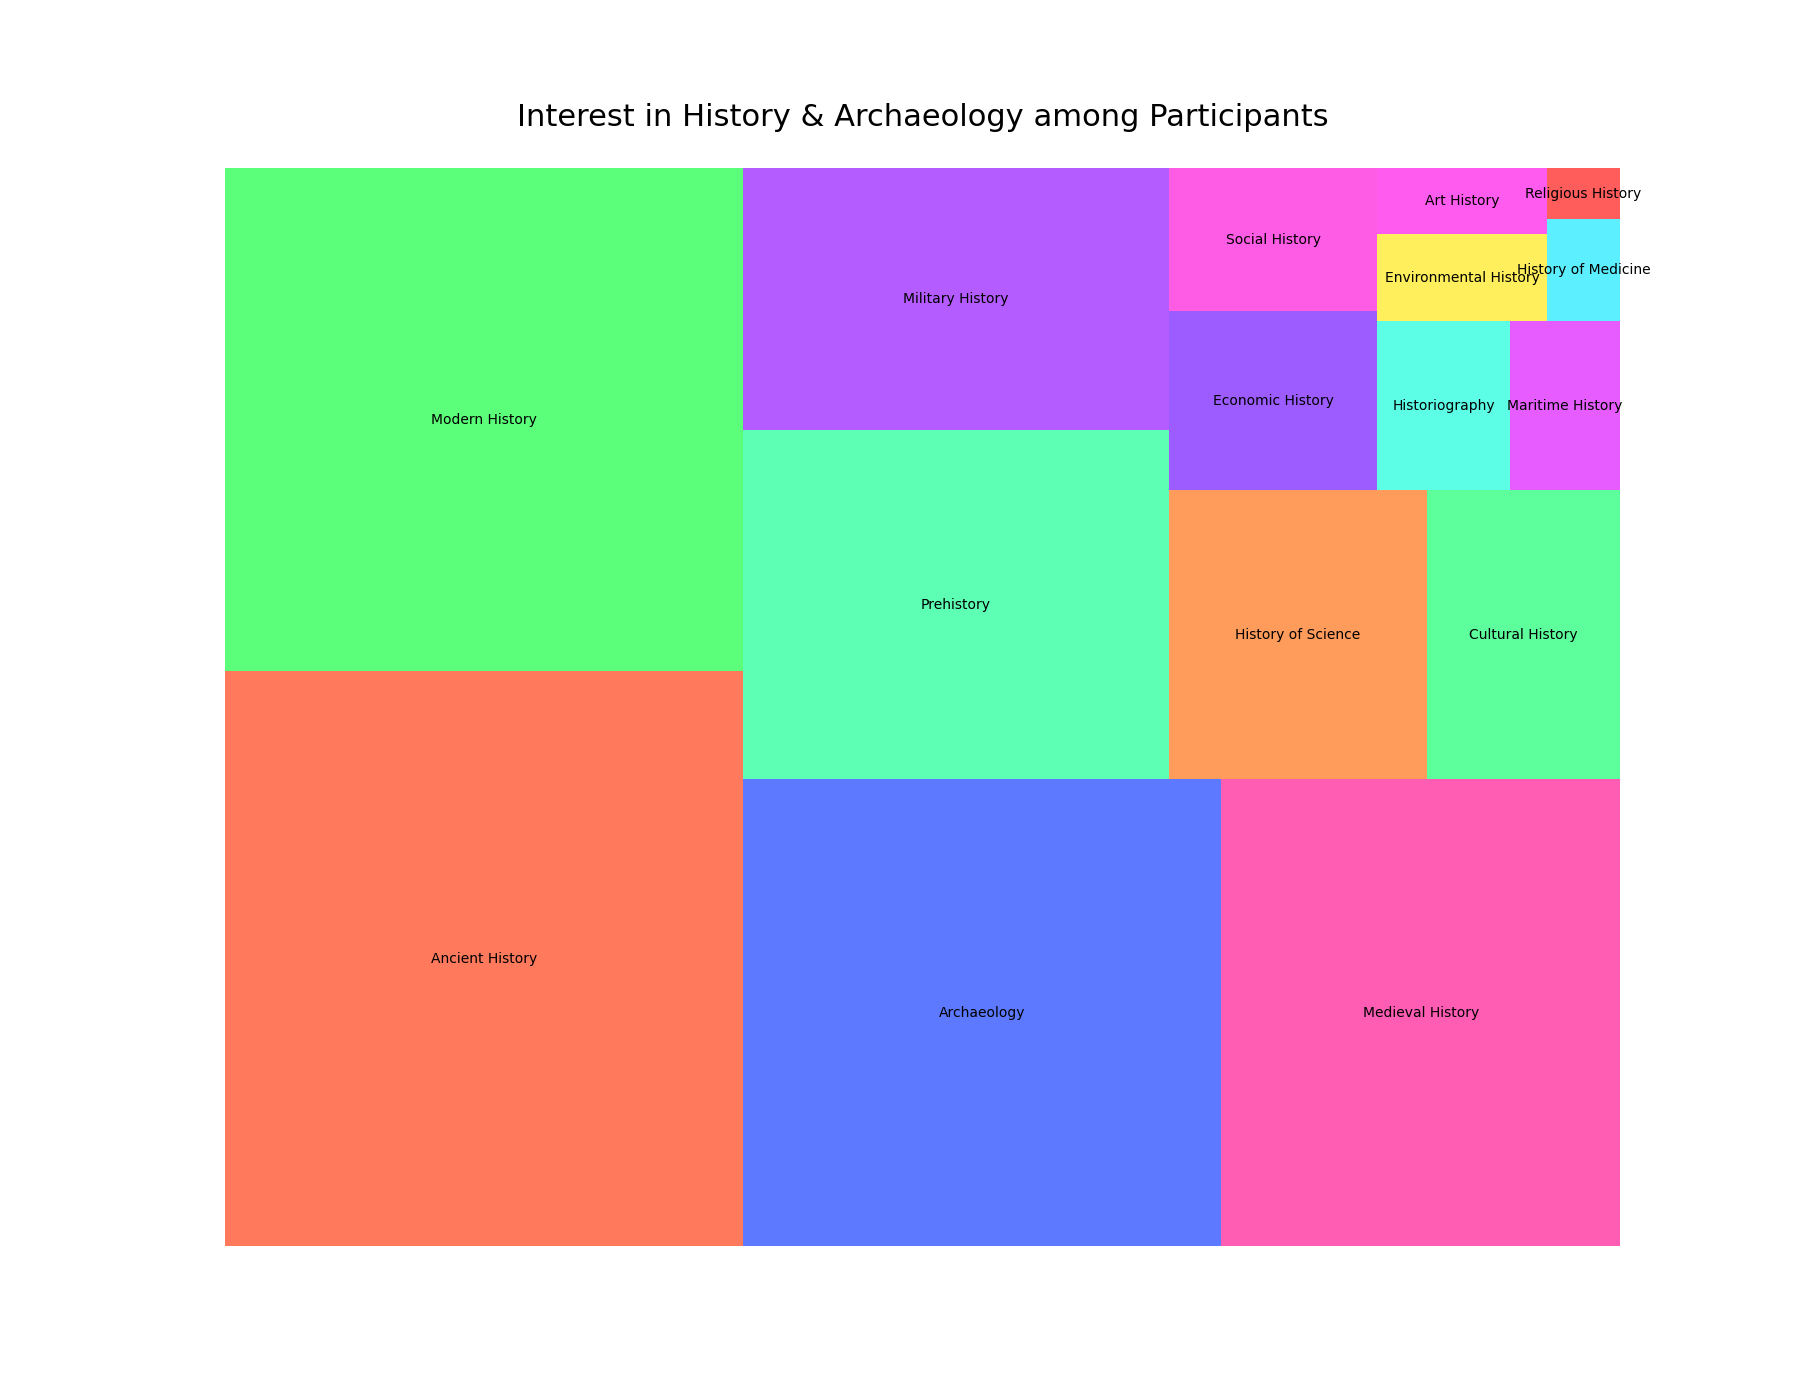

The Python source for this figure:

import matplotlib.pyplot as plt
import pandas as pd
import squarify

data = {
    'Topic': ['Ancient History', 'Modern History', 'Archaeology', 'Medieval History', 'Prehistory', 
              'Military History', 'History of Science', 'Cultural History', 'Economic History', 
              'Social History', 'Historiography', 'Maritime History', 'Environmental History', 
              'Art History', 'History of Medicine', 'Religious History'],
    'Participants': [800, 700, 600, 500, 400, 300, 200, 150, 100, 80, 60, 50, 40, 30, 20, 10],
    'Percentage': [0.20, 0.175, 0.15, 0.125, 0.10, 0.075, 0.05, 0.0375, 0.025, 0.02, 0.015, 0.0125, 0.01, 0.0075, 0.005, 0.0025]
}

df = pd.DataFrame(data)

colors = ['#FF5733', '#33FF57', '#3357FF', '#FF33A1', '#33FFA1', '#A133FF', '#FF8333', 
          '#33FF83', '#8333FF', '#FF33E0', '#33FFE0', '#E033FF', '#FFEB33', '#FF33EB', 
          '#33EBFF', '#FF3333']

plt.figure(figsize=(18, 14))
squarify.plot(sizes=df['Percentage'], label=df['Topic'], color=colors, alpha=0.8)
plt.title('Interest in History & Archaeology among Participants', fontsize=22, pad=30)
plt.axis('off')
plt.show()
